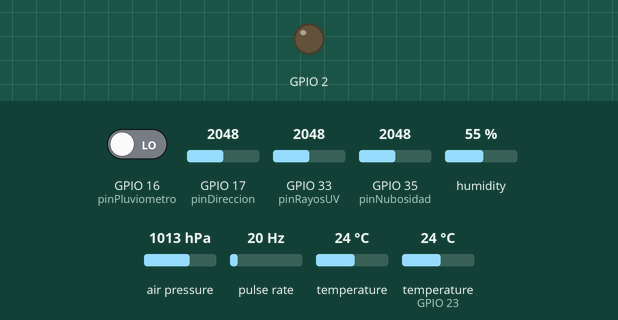
This sketch was run on a simulated ESP32. Parts: output pins drawn as LEDs (lit = HIGH). Wiring (inferred from the names in the program): pulse sensor: data GPIO 25. The inputs (shaded band) are chosen by the test bench; at power-on: GPIO 35 (pinNubosidad) = 2048, air pressure 1013 hPa, GPIO 16 (pinPluviometro) LOW, GPIO 17 (pinDireccion) = 2048, GPIO 33 (pinRayosUV) = 2048, humidity 55 %, pulse rate 20 Hz, temperature 24 °C, temperature (sensor on GPIO 23) 24 °C. WiFi joins after 1.5 s; servers stay silent unless stated; uploads are accepted with an empty reply; nothing arrives over Bluetooth unless stated; a phone connects over Bluetooth LE 3 s after start; what the sketch prints to the serial monitor is not drawn.

Above: at 6.7 s.
6.8 s: GPIO 35 (pinNubosidad) set to 2007
At 7.6 s:
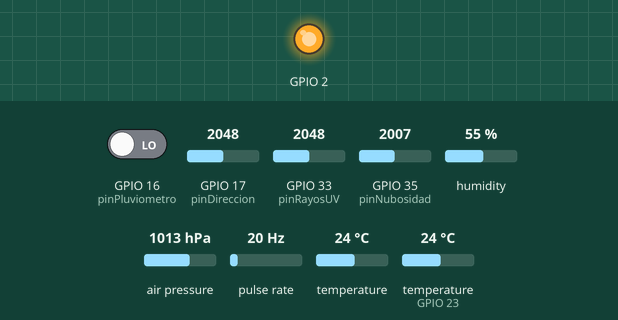
13.3 s: air pressure set to 952 hPa
21.7 s: GPIO 35 (pinNubosidad) set to 2866
Timing chart, 0 to 32.9 s (numbered marks = the images above; inputs shaded):
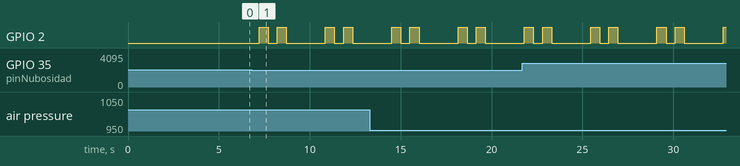

Measured:
- the behaviour switches between 2048 and 2047 on GPIO 35 (pinNubosidad) (found by bisection; images 0 and 1)
- by itself, GPIO 2: repeats every 3.6 s: LOW 0.50 s, HIGH 0.50 s, LOW 2.1 s, HIGH 0.50 s

The sketch:

meteorito.ino
```cpp
  /*******************************************************
Meteorito.ino
Ejemplo de Estacion Meteorologica con ESP32
para redmet.org y Meteorito

Andres Sabas @ The Inventor's House
Brando Are @ Electronic Cats
Ricardo Villegas @ Electronic Cats


Fecha Original de Creación: 28 de Octubre del 2017
Ultima Actualizacion: 17 Abril 2020

Este ejemplo demuestra la conexion y envio de datos
con un modulo ESP32 a la plataforma
http://redmet.org

    Entorno de Desarrollo Especifico:
  IDE: Arduino 1.8.4
  Plataforma de Hardware:
    - ESP32 WEMOS D1 Mini
    - DHT22
    - VEML6070
    - Fotoresistencia
    - BMP180
  o Tarjeta de desarrollo Meteorito   por Electronic Cats

Este código es beerware; si me ves
(o cualquier otro miembro de Electronic Cats)
por tu localidad, y ha encontrado útil nuestro código,
¡por favor cómprenos una ronda!

Distribuido tal cual; no se otorga ninguna garantía.
Bajo Licencia MIT
************************************************************/
//Incluir la biblioteca WiFi
#include <WiFi.h>
#include "configuracion.h"
//Incluir la biblioteca BLE
 #include <BLEDevice.h>
#include <BLEUtils.h>
#include <BLEServer.h>
#include <BLE2902.h>
//Incluir la biblioteca Sensores
#include "DHT.h"
#include <Wire.h>
#include <Adafruit_Sensor.h>
#include <SFE_BMP180.h>

#define DEBUG
//#define DEBUG2

//TaskHandle_t Task1;
#define ALTITUDE 1888.0
SFE_BMP180 pressure;

sensors_event_t event;

#define DHTPIN 23
#define DHTTYPE DHT22
float temperature;
float temperatura;
float humedad;
float presion2;

/*Variables Anemometro*/
const int pinAnemometro = 25;
unsigned long tiempoAntes;
unsigned long  tiempo=0;
unsigned long sumaTiempo=0;
byte contador=0;
bool bandera=0;
float velocidad = 0;

/*Variables uv*/
const byte pinRayosUV = 33;         //pin Analogico

/*Variables Nubosidad*/
const byte pinNubosidad = 35;

/*Variables Direccion de Viento*/
int sumaVeleta=0, i=0;
const byte pinDireccion = 17;       //pin Analógico
int direccion = 0;
const int tiempoEnvio=30;

//variables manejo de proceso precipitacion
float precipitacion = 0;
const byte pinPluviometro = 16;  //pin digital
unsigned long tiempoAntesDos;
unsigned long  tiempoDos=0;
unsigned long sumaTiempoDos=0;
byte contadorDos=0;
const int capacidadTotal=10;   //capacidad combinada de ambos lados en mL


DHT dht(DHTPIN, DHTTYPE);

bool _BLEClientConnected = false;

#define MeteoritoService BLEUUID((uint16_t)0x181A)
#define MeteoritoService2 BLEUUID((uint16_t)0x181B)

BLECharacteristic TemperaturaCharacteristics(BLEUUID((uint16_t)0x2A6E), BLECharacteristic::PROPERTY_READ );
BLECharacteristic HumedadCharacteristics(BLEUUID((uint16_t)0x2A6F), BLECharacteristic::PROPERTY_READ);
BLECharacteristic PresionCharacteristics(BLEUUID((uint16_t)0x2A6D), BLECharacteristic::PROPERTY_READ);
BLECharacteristic UvCharacteristics(BLEUUID((uint16_t)0x2A76), BLECharacteristic::PROPERTY_READ);
BLECharacteristic NubosidadCharacteristics(BLEUUID((uint16_t)0x2A58), BLECharacteristic::PROPERTY_READ);
//
BLECharacteristic VelocidadVientoCharacteristics(BLEUUID((uint16_t) 0x2A72), BLECharacteristic::PROPERTY_READ);
BLECharacteristic PrecipitacionCharacteristics(BLEUUID((uint16_t) 0x2A78), BLECharacteristic::PROPERTY_READ);
BLECharacteristic DireccionVientoCharacteristics(BLEUUID((uint16_t)0x2A73), BLECharacteristic::PROPERTY_READ);
//BLECharacteristic AltitudCharacteristics(BLEUUID((uint16_t) 0x2A6C), BLECharacteristic::PROPERTY_READ);

BLEDescriptor VelocidadVientoDescriptor(BLEUUID((uint16_t)0x290C));
BLEDescriptor PrecipitacionDescriptor(BLEUUID((uint16_t)0x290C));
BLEDescriptor TemperaturaDescriptor(BLEUUID((uint16_t)0x290C));
BLEDescriptor HumedadDescriptor(BLEUUID((uint16_t)0x290C));
BLEDescriptor PresionDescriptor(BLEUUID((uint16_t)0x290C));
BLEDescriptor UvDescriptor(BLEUUID((uint16_t)0x290C));
BLEDescriptor NubosidadDescriptor(BLEUUID((uint16_t)0x290C));
BLEDescriptor DireccionVientoDescriptor(BLEUUID((uint16_t)0x290C));
//BLEDescriptor AltitudDescriptor(BLEUUID((uint16_t)0x290C));

class MyServerCallbacks : public BLEServerCallbacks {
    void onConnect(BLEServer* pServer) {
      _BLEClientConnected = true;
    };

    void onDisconnect(BLEServer* pServer) {
      _BLEClientConnected = false;
    }
};

void InitBLE() {
  BLEDevice::init("Estación metereológica");
  // Create the BLE Server
  BLEServer *pServer = BLEDevice::createServer();
  pServer->setCallbacks(new MyServerCallbacks());

// Create the BLE Service
  BLEService *pMeteorito = pServer->createService(MeteoritoService);
//Caracteristica Temperatura
  pMeteorito->addCharacteristic(&TemperaturaCharacteristics);
  //TemperaturaDescriptor.setValue("Position 0 - 6");
  TemperaturaCharacteristics.addDescriptor(&TemperaturaDescriptor);
//Caracteristica Humedad
  pMeteorito->addCharacteristic(&HumedadCharacteristics);
  HumedadCharacteristics.addDescriptor(&HumedadDescriptor);
//Caracteristica Presión
 pMeteorito->addCharacteristic(&PresionCharacteristics);
  PresionCharacteristics.addDescriptor(&PresionDescriptor);
//Caracteristica Uv
 pMeteorito->addCharacteristic(&UvCharacteristics);
  UvCharacteristics.addDescriptor(&UvDescriptor);
//Caracteristica Nubosidad
 pMeteorito->addCharacteristic(&NubosidadCharacteristics);
 NubosidadCharacteristics.addDescriptor(&NubosidadDescriptor);


// Create the BLE Service
BLEService *pMeteorito2 = pServer->createService(MeteoritoService2);
//Caracteristica Dirección del viento
 pMeteorito2->addCharacteristic(&DireccionVientoCharacteristics);
 DireccionVientoCharacteristics.addDescriptor(&DireccionVientoDescriptor);
  //DireccionVientoDescriptor.setValue("Position 0 - 6");
//Caracteristica Velocidad del viento
 pMeteorito2->addCharacteristic(&VelocidadVientoCharacteristics);
 VelocidadVientoCharacteristics.addDescriptor(&VelocidadVientoDescriptor);
  //VelocidadVientoDescriptor.setValue("Position 0 - 6");
//Precipitacion
 pMeteorito2->addCharacteristic(&PrecipitacionCharacteristics);
  PrecipitacionCharacteristics.addDescriptor(&PrecipitacionDescriptor);
    //PrecipitacionDescriptor.setValue("Position 0 - 6");
//Altitud
// pMeteorito2->addCharacteristic(&AltitudCharacteristics);
//  AltitudCharacteristics.addDescriptor(&AltitudDescriptor);*/

 pServer->getAdvertising()->addServiceUUID(MeteoritoService);
 pMeteorito->start();

 pServer->getAdvertising()->addServiceUUID(MeteoritoService2);
 pMeteorito2->start();

  // Start advertising
  pServer->getAdvertising()->start();
}

const char tipoNubosidad[5]={'C','M','N','P','D'};
  /* D - despejado
   * P - poco nuboso
   * N - nuboso
   * M - muy nuboso
   * C - cubierto
   * O - opcional
   */
//Formamos el header para enviar a la pagina
String httpHeader = "POST /api/device/metrics HTTP/1.1\r\n"
                    "Host: redmet.org\r\n"
                    "Content-Type: application/json\r\n"
                    "Authorization: Basic "+ Token +"\r\n";

//Inicializar el WiFi cliente objeto
WiFiClient client;

/*Funcion para obtener direccion del viento */
int leerDireccion(int suma){
  suma=suma/tiempoEnvio;
  if(suma>=415 && suma< 440) return 0;
  if(suma>=440 && suma< 490) return 45;
  if(suma>=490 && suma< 510) return 90;
  if(suma>=540 && suma< 550) return 135;
  if(suma>=510 && suma< 525) return 18;
  if(suma>=525 && suma< 540) return 225;
  if(suma>=590 && suma< 615) return 270;
  if(suma>=615 && suma< 620) return 315;
}

// Funcion para obtener la luz ultravioleta
int leerUV(){
  int uv =map(analogRead(pinRayosUV),0,1350,0,15);
  return uv;
}

/*Funcion para obtener nubosidad*/
char nubosidad() {
  int lecturaSensor=analogRead(pinNubosidad);
  char nubosidad = tipoNubosidad[map(lecturaSensor, 0, 4095, 0, 4)];

  #ifdef DEBUG2
  Serial.print("Nubosidad: ");
  Serial.println(nubosidad);
  #endif

  return nubosidad;
}

/*Funcion para obtener presion y altura*/
float presion()
{
  char status;
  double T,P,P2,p0,a;
  status = pressure.startTemperature();
  if (status != 0)
  {
    // Wait for the measurement to complete:
    delay(status);
    // Retrieve the completed temperature measurement:
    // Note that the measurement is stored in the variable T.
    // Function returns 1 if successful, 0 if failure.
    status = pressure.getTemperature(T);
    if (status != 0)
    {
      status = pressure.startPressure(3);
      if (status != 0)
      {
        // Wait for the measurement to complete:
        delay(status);
        // Retrieve the completed pressure measurement:
        // Note that the measurement is stored in the variable P.
        // Note also that the function requires the previous temperature measurement (T).
        // (If temperature is stable, you can do one temperature measurement for a number of pressure measurements.)
        // Function returns 1 if successful, 0 if failure.
        status = pressure.getPressure(P,T);
        if (status != 0)
        {
          P2=P*0.1;
        }
        else Serial.println("error retrieving pressure measurement\n");
      }
      else Serial.println("error starting pressure measurement\n");
    }
    else Serial.println("error retrieving temperature measurement\n");
  }
  else Serial.println("error starting temperature measurement\n");

  return P2;
}

/*
 *Función de envio de datos via WiFi
 */
static void envioDatosWiFi() {
  if (client.connect(Servidor, 80) <= 0)
  {
    Serial.println(F("Fallo conexion a servidor."));
    return;
  }
  Serial.println(F("Connected."));

  //Asignar parametros a enviar:
  /*clouds, humidity, pressure, rain, temp, uv, windDirection, windSpeed*/
  String clouds, humidity, pressure, rain, temp, indiceUV, windDirection, windSpeed;

  clouds = String(nubosidad());
  humidity = String(humedad);
  pressure = String(presion());
  rain = String(precipitacion);
  temp = String(temperatura);
  indiceUV = String(leerUV());
  windDirection = String(direccion);
  windSpeed = String(velocidad);

// Cargamos una cadena con los datos

  /*
  * El formato es "{\"data\":{\"metrica\":valor}}"
  */

  //Ejemplo con un solo valor constante
  //String dato="{\"data\":{\"temp\":15}}";

  //Ejemplo con todos los valores posibles constantes
  //String dato="{\"data\":{\"clouds\":\"D\",\"humidity\":95,\"pressure\":145,\"rain\":245,\"temp\":15,\"uv\":13,\"windDirection\":9,\"windSpeed\":340}}";

  //Lectura de todos los valores posibles
  String dato="{\"data\":{\"clouds\":\""+clouds+"\",\"humidity\":\""+humidity+"\",\"pressure\":\""+pressure+"\",\"rain\":\""+rain+"\",\"temp\":\""+temp+"\",\"uv\":\""+indiceUV+"\",\"windDirection\":\""+windDirection+"\",\"windSpeed\":\""+windSpeed+"\"}}";

  #ifdef DEBUG
  Serial.println(F("Enviando datos!"));
  Serial.println(dato);
  #endif

  client.print(httpHeader);
  client.print("Content-Length: ");
  client.println(dato.length());
  client.println();
  client.println(dato);

  unsigned long timeout = millis();
    while (client.available() == 0) {
        if (millis() - timeout > 5000) {
            Serial.println(">>> Client Timeout !");
            client.stop();
            return;
        }
    }

    // Read all the lines of the reply from server and print them to Serial
    while(client.available()) {
        String line = client.readStringUntil('\r');
        Serial.print(line);
    }
}

/*
 *Función de envio de datos via BLE
 */
static void envioDatosBLE(){

  //Temperatura
    uint8_t tempData[2];
    uint16_t tempValue;
    tempValue = (uint16_t)(temperatura *100);
    tempData[0] = tempValue;
    tempData[1] = tempValue>>8;
    TemperaturaCharacteristics.setValue(tempData,2);
    TemperaturaCharacteristics.notify();

  //Humedad
  uint8_t humData[2];
  uint16_t humValue;
  humValue = (uint16_t)(humedad*100);
  humData[0] = humValue;
  humData[1] = humValue>>8;
  HumedadCharacteristics.setValue(humData,2);
  HumedadCharacteristics.notify();

 //Uvs
  uint8_t uvData[2];
  uint16_t uvValue;
  uvValue = (uint16_t)(leerUV()*100);
  uvData[0] = uvValue;
  uvData[1] = uvValue>>8;
  UvCharacteristics.setValue(uvData,2);
  UvCharacteristics.notify();

  //Presión
  uint8_t prData[2];
  uint16_t prValue;
  prValue = (uint16_t)(presion()*100);
  prData[0] = prValue;
  prData[1] = prValue>>8;
  PresionCharacteristics.setValue(prData,2);
  PresionCharacteristics.notify();

  //Nubosidad
  char nubo [5];
  dtostrf(nubosidad(),1,2,nubo);
  NubosidadCharacteristics.setValue(nubo);
  NubosidadCharacteristics.notify();

  //Precipitación
  uint8_t raData[2];
  uint16_t raValue;
  raValue = (uint16_t)(precipitacion*100);
  raData[0] = raValue;
  raData[1] = raValue>>8;
  PrecipitacionCharacteristics.setValue(raData,2);
  PrecipitacionCharacteristics.notify();

  //Velocidad del viento
  uint8_t VvData[2];
  uint16_t VvValue;
  VvValue = (uint16_t)(velocidad*100);
  VvData[0] = VvValue;
  VvData[1] = VvValue>>8;
  VelocidadVientoCharacteristics.setValue(VvData,2);
  VelocidadVientoCharacteristics.notify();

    //Dirección del viento
  uint8_t DvData[2];
  uint16_t DvValue;
  DvValue = (uint16_t)(direccion*100);
  DvData[0] = DvValue;
  DvData[1] = DvValue>>8;
  DireccionVientoCharacteristics.setValue(DvData,2);
  DireccionVientoCharacteristics.notify();

}

void setup () {
  Serial.begin(9600);
  Wire.begin(27,26);

  // initialize digital pin LED_BUILTIN as an output.
  pinMode(2, OUTPUT);

  Serial.println("\nIniciando Estacion Meteorito");
  Serial.println("por Electronic Cats");

  dht.begin();

  // Initializar el sensor BMP180
  if (pressure.begin())
      Serial.println("BMP180 init success");
  else{
      // Oops, something went wrong, this is usually a connection problem,
      // see the comments at the top of this sketch for the proper connections.
      Serial.println("BMP180 init fail\n\n");
      while(1); // Pause forever.
    }

// Verificación del modulo WiFi y la conexión a internet

  WiFi.begin(ssid, password);
  int cont = 0;
  while(cont<=10){
   (WiFi.status() != WL_CONNECTED);
    delay(500);
    Serial.print(".");
    cont++;
    Serial.print(cont);

    }

//Tu estas conectado ahora
  Serial.println("\nTu estas conectado a la red WiFi");

  printWifiStatus();

  InitBLE();

  //Iniciamos anemometro
  pinMode(pinAnemometro, INPUT);
  attachInterrupt(digitalPinToInterrupt(pinAnemometro), interrupcionViento,RISING );
  tiempoAntes=millis();

  //Iniciamos pluviometro
   pinMode(pinPluviometro, INPUT);
   attachInterrupt(digitalPinToInterrupt(pinPluviometro), interrupcionPrecipitacion,RISING );
   tiempoAntesDos=millis();
}

void loop () {
  temperatura = dht.readTemperature();
  humedad = dht.readHumidity();

  //presion();
  presion2=(presion());

  if(i<tiempoEnvio){
    sumaVeleta+=analogRead(pinDireccion);
    i++;
  }
  else{
     direccion=leerDireccion(sumaVeleta);
     sumaVeleta=0;
     i=0;
  }

  noInterrupts();
  delayMicroseconds(200);
  envioDatosWiFi();
  envioDatosBLE();
  interrupts();
  delayMicroseconds(200);

  #ifdef DEBUG
  //Mostrar variables
  Serial.print("\n temperatura: ");
  Serial.print(temperatura);
  Serial.println(" celsius");
  Serial.print(" humedad: ");
  Serial.print(humedad);
  Serial.println(" %");
  Serial.print("UV nivel luz: ");
  Serial.println(leerUV());
  Serial.print("Velocidad del viento: ");
  Serial.print(velocidad,10);
  Serial.println("  Km/h");
  Serial.print("dirección: ");
  Serial.print(direccion);
  Serial.println(" °");
  Serial.print("Precipitacion: ");
  Serial.print(precipitacion);
  Serial.println(" mm/s");
  Serial.print("Presión Atmosferica: ");
  Serial.print(presion2);
  Serial.println(" Kpa");
  Serial.print("Nubosidad: ");
  Serial.println(nubosidad());
  #endif


  digitalWrite(2, HIGH);
  delay(500);
  digitalWrite(2, LOW);
  delay(500);
   digitalWrite(2, HIGH);
  delay(500);
  digitalWrite(2, LOW);
  delay(500);

}

/*
 * Funcion que imprime status de WiFi,
 * nombre de red, local IP e intensidad de señal
*/
void printWifiStatus()
{
  // imprime el SSID de la red a la que está conectado
  Serial.print("SSID: ");
  Serial.println(WiFi.SSID());

  // imprime la dirección IP de tu estacion WiFi
  IPAddress ip = WiFi.localIP();
  Serial.print("IP Address: ");
  Serial.println(ip);

  // imprime la intensidad de la señal recibida
  long rssi = WiFi.RSSI();
  Serial.print("Signal strength (RSSI):");
  Serial.print(rssi);
  Serial.println(" dBm");
}


void interrupcionViento() {
  noInterrupts();
  if( millis()>(50+tiempoAntes)){
    bandera=!bandera;
    if(bandera==0){
      tiempo=(millis()-tiempoAntes);
      tiempoAntes=millis();
      sumaTiempo=+tiempo;
      if(contador<=19){
        contador++;
        #ifdef DEBUG2
        Serial.println(contador);
        #endif
      }
      else{
        contador=0;
        velocidad=(2*3.1416*0.05*3.6)/((sumaTiempo/1000.0)/20);
        #ifdef DEBUG2
        Serial.print(velocidad);
        Serial.println("  Km/h");
        #endif
        sumaTiempo=0;
      }
    }
  }
  interrupts();
}

//Interrupcion para precipitación
void interrupcionPrecipitacion() {
  noInterrupts();
  if( millis()>(50+tiempoAntesDos)){
      tiempoDos=(millis()-tiempoAntesDos);
      tiempoAntesDos=millis();
      sumaTiempoDos+=tiempoDos;
      if(contadorDos<=19){
        contadorDos++;
      }else{
        precipitacion=contadorDos*(((capacidadTotal*10)/(42.84))/(sumaTiempoDos/1000.0));
        contadorDos=0;
        sumaTiempoDos=0;
      }
  }
  interrupts();
}
```

configuracion.h
```cpp
/*
 * Archivo de configuracion de claves WiFi, Token y servidor
 */
const char* ssid = "NombreDeTuWiFi";
const char* password = "ContraseñaDeTuWiFi";

//Pagina de conexión con el servidor
const char* Servidor  = "redmet.org";

//Token de acceso a redmet.org
const String Token = "TokenUnicoParaRedMet";
```
